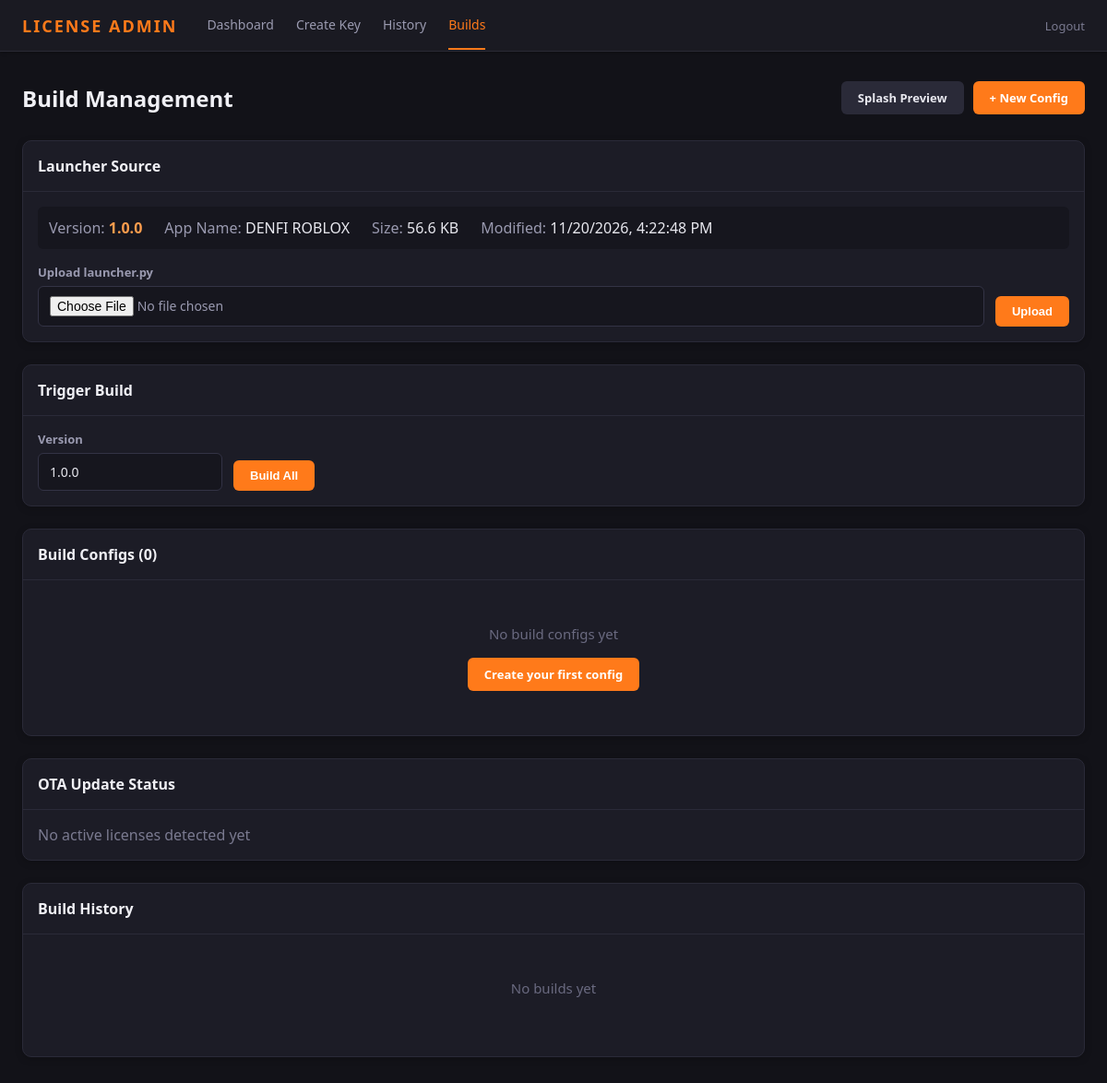
Page /builds (signed in) on the earlier database version.
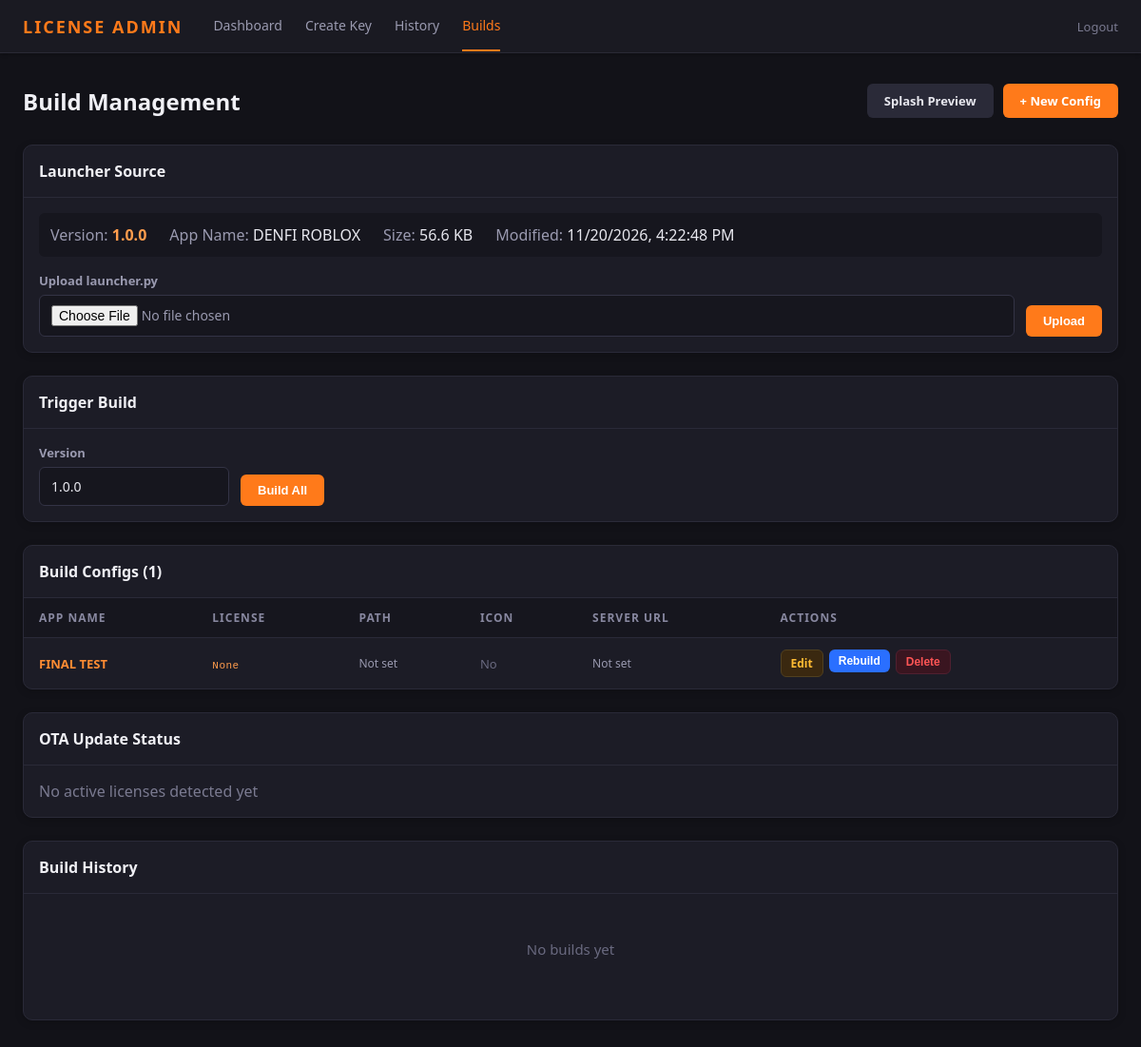
Same page on the later database version.
### tables this page shows
CREATE TABLE build_configs (
            id INTEGER PRIMARY KEY AUTOINCREMENT,
            license_id INTEGER,
            app_name TEXT NOT NULL DEFAULT 'DENFI ROBLOX',
            hardcoded_path TEXT NOT NULL DEFAULT '',
            license_server_url TEXT DEFAULT '',
            license_secret TEXT DEFAULT 'DENFI_LICENSE_SECRET_KEY_2024',
            icon_filename TEXT DEFAULT '',
            embedded_key TEXT DEFAULT '',
            created_at REAL NOT NULL,
            updated_at REAL,
            FOREIGN KEY (license_id) REFERENCES licenses(id)
        );

### license_server/server.py (the view, shortened to what this page needs)
@app.route("/builds")
@require_admin
def builds_page():
    conn = get_db()
    configs = conn.execute("""
        SELECT bc.*, l.license_key, l.note as license_note
        FROM build_configs bc
        LEFT JOIN licenses l ON bc.license_id = l.id
        ORDER BY bc.created_at DESC
    """).fetchall()
    past_builds = conn.execute("SELECT * FROM builds ORDER BY created_at DESC LIMIT 20").fetchall()
    conn.close()
    all_artifacts = {}
    build_list = []
    config_list = []
    for c in configs:
        config_list.append({
            "id": c["id"], "app_name": c["app_name"],
            "hardcoded_path": c["hardcoded_path"],
            "license_key": c["license_key"] or "None",
            "license_note": c["license_note"] or "",
            "has_icon": bool(c["icon_filename"]),
            "license_server_url": c["license_server_url"] or "",
        })
    return render_template("builds.html", configs=config_list, builds=build_list)

### license_server/server.py (called while the page is built)
def get_db():
    conn = sqlite3.connect(DB_PATH)
    conn.row_factory = sqlite3.Row
    conn.execute("PRAGMA journal_mode=WAL")
    return conn

def require_admin(f):
    @wraps(f)
    def decorated(*args, **kwargs):
        if not session.get("admin_logged_in"):
            return redirect(url_for("login_page"))
        return f(*args, **kwargs)
    return decorated

### license_server/templates/builds.html (shortened to what the changed rows need)
{% extends "base.html" %}
{% block content %}
<div class="page-header">
    <h1>Build Management</h1>
</div>
<div class="card" style="margin-bottom: 24px;">
    <div style="padding: 16px; border-bottom: 1px solid #2a2a38;">
        <h2 style="font-size: 16px; color: #f0f0f5;">Launcher Source</h2>
    </div>
</div>
<div class="card" style="margin-bottom: 24px;">
    <div style="padding: 16px; border-bottom: 1px solid #2a2a38; display: flex; align-items: center; justify-content: space-between;">
        <h2 style="font-size: 16px; color: #f0f0f5;">Trigger Build</h2>
    </div>
</div>
<div class="card" style="margin-bottom: 24px;">
    <div style="padding: 16px; border-bottom: 1px solid #2a2a38;">
        <h2 style="font-size: 16px; color: #f0f0f5;">Build Configs ({{ configs|length }})</h2>
    </div>
    {% if configs %}
    <table>
        <thead>
            <tr>
                <th>App Name</th>
                <th>License</th>
                <th>Path</th>
                <th>Icon</th>
                <th>Server URL</th>
                <th>Actions</th>
            </tr>
        </thead>
        <tbody>
            {% for c in configs %}
            <tr>
                <td style="font-weight: 600; color: #ff8c33;">{{ c.app_name }}</td>
                <td>
                    <span class="key-text" style="font-size: 11px;">{{ c.license_key }}</span>
                </td>
                <td style="font-size: 12px; color: #9a9ab0;">{{ c.hardcoded_path or 'Not set' }}</td>
                <td>
                    {% if c.has_icon %}
                    <span style="color: #44cc44;">Yes</span>
                    {% else %}
                    <span style="color: #6a6a80;">No</span>
                    {% endif %}
                </td>
                <td style="font-size: 12px; color: #9a9ab0;">{{ c.license_server_url or 'Not set' }}</td>
                <td class="actions-cell">
                    <a href="{{ url_for('edit_build_config', config_id=c.id) }}" class="btn btn-warning btn-sm">Edit</a>
                    <form method="POST" action="{{ url_for('rebuild_single_config', config_id=c.id) }}" onsubmit="return confirm('Rebuild this config with the latest version?')" style="display: inline;">
                        <button type="submit" class="btn btn-sm" style="background: #2a6fff; color: #fff;">Rebuild</button>
                    </form>
                    <form method="POST" action="{{ url_for('delete_build_config', config_id=c.id) }}" onsubmit="return confirm('Delete this build config?')" style="display: inline;">
                        <button type="submit" class="btn btn-danger btn-sm">Delete</button>
                    </form>
                </td>
            </tr>
            {% endfor %}
        </tbody>
    </table>
    {% else %}
    <div class="empty-state">
        <p>No build configs yet</p>
        <a href="{{ url_for('create_build_config') }}" class="btn btn-primary">Create your first config</a>
    </div>
    {% endif %}
</div>
<div class="card" style="margin-bottom: 24px;">
    <div style="padding: 16px; border-bottom: 1px solid #2a2a38;">
        <h2 style="font-size: 16px; color: #f0f0f5;">OTA Update Status</h2>
    </div>
</div>
<div class="card">
    <div style="padding: 16px; border-bottom: 1px solid #2a2a38;">
        <h2 style="font-size: 16px; color: #f0f0f5;">Build History</h2>
    </div>
</div>
{% endblock %}

Differences in the rows shown:
added build_configs: app_name "FINAL TEST", license_key "None", hardcoded_path "Not set", license_server_url "Not set"
Other differences:
{{ configs|length }}: "0" → "1"
text no longer shown: "No build configs yet Create your first config"
text now shown: "APP NAME LICENSE PATH ICON SERVER URL ACTIONS"
